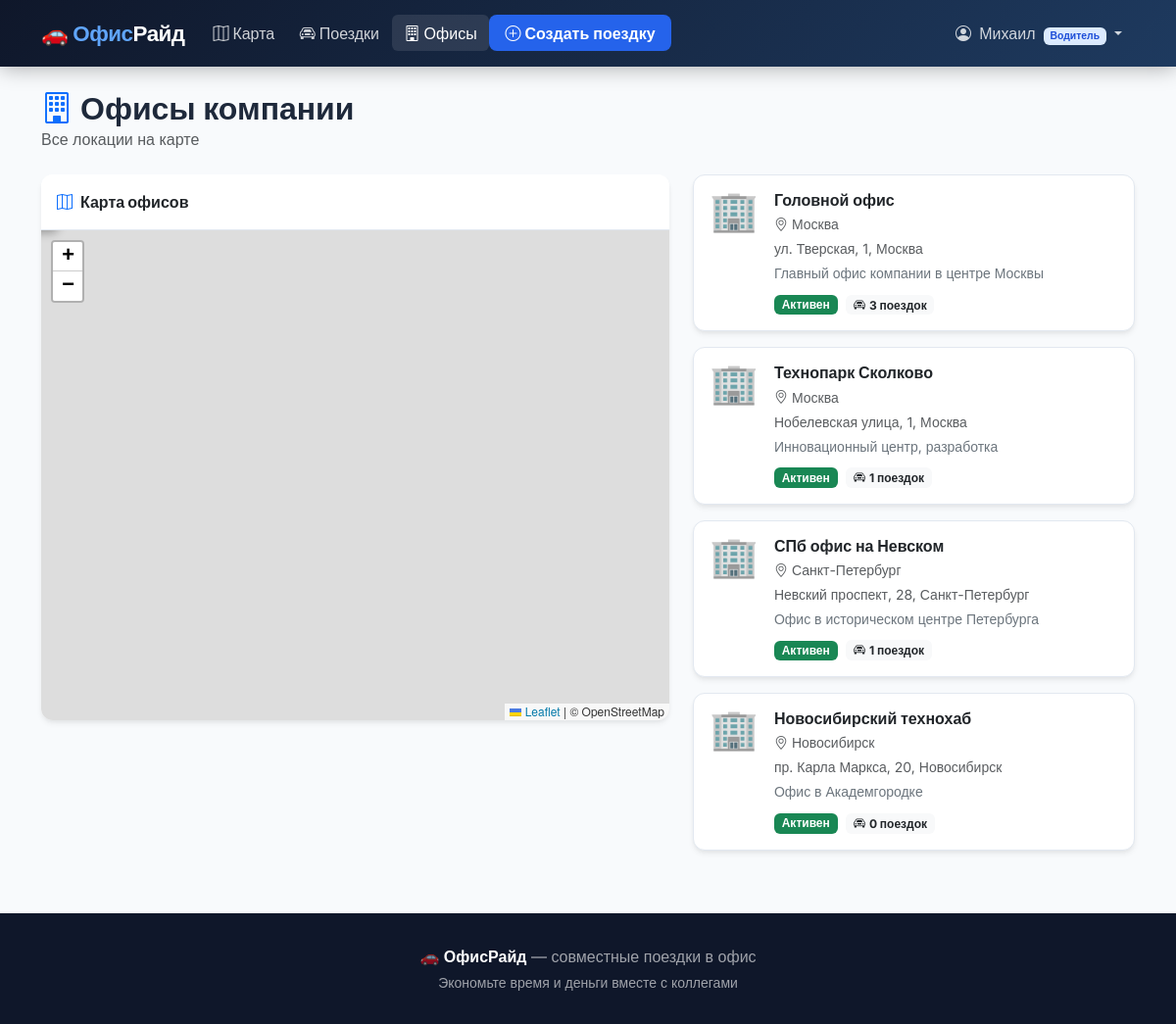
Screenshot of /offices/ (signed in) with the database file from the repository.
### rides/models.py (models this page shows, shortened)
class UserProfile(models.Model):
    ROLE_CHOICES = [
        ('admin', 'Администратор'),
        ('driver', 'Водитель'),
        ('passenger', 'Пассажир'),
    ]
    user = models.OneToOneField(User, on_delete=models.CASCADE, related_name='profile')
    role = models.CharField(max_length=20, choices=ROLE_CHOICES, default='passenger')
    phone = models.CharField(max_length=20, blank=True)
    avatar = models.ImageField(upload_to='avatars/', blank=True, null=True)
    home_address = models.CharField(max_length=255, blank=True)
    home_lat = models.FloatField(null=True, blank=True)
    home_lon = models.FloatField(null=True, blank=True)
    city = models.CharField(max_length=100, blank=True)
    car_model = models.CharField(max_length=100, blank=True)
    car_plate = models.CharField(max_length=20, blank=True)
    car_seats = models.IntegerField(default=4)
    rating = models.FloatField(default=5.0)
    total_rides = models.IntegerField(default=0)
    def is_driver(self):
        return self.role == 'driver'
    def is_admin(self):
        return self.role == 'admin' or self.user.is_staff

class Office(models.Model):
    name = models.CharField(max_length=200)
    address = models.CharField(max_length=500)
    city = models.CharField(max_length=100)
    lat = models.FloatField()
    lon = models.FloatField()
    description = models.TextField(blank=True)
    photo = models.ImageField(upload_to='offices/', blank=True, null=True)
    is_active = models.BooleanField(default=True)
    created_at = models.DateTimeField(auto_now_add=True)
    class Meta:
        ordering = ['city', 'name']

### rides/views.py (the view)
# urls.py: path('offices/', views.office_list, name='office_list'),
@login_required
def office_list(request):
    offices = Office.objects.all().annotate(
        rides_count=Count('rides')
    )
    return render(request, 'rides/office_list.html', {'offices': offices})

### templates/rides/office_list.html (shortened to what this page needs)
{% extends 'base.html' %}
{% block nav_offices %}active{% endblock %}
{% block content %}
<div class="container mt-4 mb-5">
    <div class="d-flex justify-content-between align-items-center mb-4">
        <div>
            <h2 class="fw-bold mb-0"><i class="bi bi-building text-primary me-2"></i>Офисы компании</h2>
            <p class="text-muted mb-0">Все локации на карте</p>
        </div>
    </div>
    <div class="row g-4">
        <div class="col-lg-7">
            <div class="card">
                <div class="card-header py-3">
                    <i class="bi bi-map text-primary me-2"></i><strong>Карта офисов</strong>
                </div>
                <div class="card-body p-0">
                    <div id="officesMap" style="height: 500px; border-radius: 0 0 12px 12px;"></div>
                </div>
            </div>
        </div>
        <div class="col-lg-5">
            {% if offices %}
                <div class="d-flex flex-column gap-3">
                    {% for office in offices %}
                    <div class="card office-card office-item" data-lat="{{ office.lat }}" data-lon="{{ office.lon }}" style="cursor:pointer">
                        <div class="card-body">
                            <div class="d-flex justify-content-between align-items-start">
                                <div class="d-flex gap-3 align-items-start flex-grow-1">
                                    <div style="font-size:2.5rem;line-height:1;flex-shrink:0">🏢</div>
                                    <div class="flex-grow-1">
                                        <h6 class="fw-bold mb-1">{{ office.name }}</h6>
                                        <div class="text-muted small mb-1">
                                            <i class="bi bi-geo-alt me-1"></i>{{ office.city }}
                                        </div>
                                        <div class="text-muted small mb-1">
                                            {{ office.address }}
                                        </div>
                                        {% if office.description %}
                                        <div class="small text-secondary">{{ office.description|truncatechars:80 }}</div>
                                        {% endif %}
                                        <div class="mt-2">
                                            <span class="badge {% if office.is_active %}bg-success{% else %}bg-secondary{% endif %}">
                                                {% if office.is_active %}Активен{% else %}Неактивен{% endif %}
                                            </span>
                                            <span class="badge bg-light text-dark ms-1">
                                                <i class="bi bi-car-front me-1"></i>{{ office.rides_count }} поездок
                                            </span>
                                        </div>
                                    </div>
                                </div>
                            </div>
                        </div>
                    </div>
                    {% endfor %}
                </div>
            {% endif %}
        </div>
    </div>
</div>
{% endblock %}

### templates/base.html (shortened to what this page needs)
<!DOCTYPE html>
<html lang="ru">
<head>
    <link href="https://cdn.jsdelivr.net/npm/bootstrap@5.3.2/dist/css/bootstrap.min.css" rel="stylesheet">
    <link rel="stylesheet" href="https://cdn.jsdelivr.net/npm/bootstrap-icons@1.11.3/font/bootstrap-icons.min.css">
    <link rel="stylesheet" href="https://unpkg.com/leaflet@1.9.4/dist/leaflet.css">
</head>
<body>
<nav class="navbar navbar-expand-lg navbar-custom sticky-top">
    <div class="container">
        <a class="navbar-brand" href="{% url 'index' %}">
            🚗 <span>Офис</span>Райд
        </a>
        <div class="collapse navbar-collapse" id="navbarNav">
            <ul class="navbar-nav me-auto">
                <li class="nav-item">
                    <a class="nav-link {% block nav_index %}{% endblock %}" href="{% url 'index' %}">
                        <i class="bi bi-map me-1"></i>Карта
                    </a>
                </li>
                <li class="nav-item">
                    <a class="nav-link {% block nav_rides %}{% endblock %}" href="{% url 'ride_list' %}">
                        <i class="bi bi-car-front me-1"></i>Поездки
                    </a>
                </li>
                <li class="nav-item">
                    <a class="nav-link {% block nav_offices %}{% endblock %}" href="{% url 'office_list' %}">
                        <i class="bi bi-building me-1"></i>Офисы
                    </a>
                </li>
                {% if user.is_authenticated %}
                    {% if user.profile.is_driver or user.profile.is_admin or user.is_staff %}
                    <li class="nav-item">
                        <a class="nav-link nav-btn" href="{% url 'ride_create' %}">
                            <i class="bi bi-plus-circle me-1"></i>Создать поездку
                        </a>
                    </li>
                    {% endif %}
                {% endif %}
            </ul>
            <ul class="navbar-nav">
                {% if user.is_authenticated %}
                    <li class="nav-item dropdown">
                        <a class="nav-link dropdown-toggle" href="#" data-bs-toggle="dropdown">
                            <i class="bi bi-person-circle me-1"></i>
                            {{ user.first_name|default:user.username }}
                            <span class="badge ms-1 {% if user.profile.role == 'driver' %}badge-role-driver{% elif user.profile.role == 'admin' %}badge-role-admin{% else %}badge-role-passenger{% endif %}" style="font-size:0.65rem">
                                {{ user.profile.get_role_display }}
                            </span>
                        </a>
                    </li>
                {% endif %}
            </ul>
        </div>
    </div>
</nav>
{% block content %}{% endblock %}
<footer>
    <div class="container text-center">
        <p class="mb-1">🚗 <strong style="color:white">ОфисРайд</strong> — совместные поездки в офис</p>
        <p class="mb-0 small">Экономьте время и деньги вместе с коллегами</p>
    </div>
</footer>
</body>
</html>

### templates/base.html (style rules this page uses)
:root { --primary: #2563eb; --primary-dark: #1d4ed8; --secondary: #64748b; --success: #10b981; --warning: #f59e0b; --danger: #ef4444; --dark: #0f172a; --light-bg: #f8fafc; --card-shadow: 0 4px 6px -1px rgba(0,0,0,.07), 0 2px 4px -1px rgba(0,0,0,.04); }
* { box-sizing: border-box; }
body { font-family: 'Inter', sans-serif; background: var(--light-bg); color: #1e293b; min-height: 100vh; }
.navbar-custom { background: linear-gradient(135deg, #0f172a 0%, #1e3a5f 100%); box-shadow: 0 2px 20px rgba(0,0,0,0.3); padding: 0.75rem 0; }
.navbar-brand { font-weight: 700; font-size: 1.4rem; color: #fff !important; letter-spacing: -0.5px; }
.navbar-brand span { color: #60a5fa; }
.nav-link { color: rgba(255,255,255,0.8) !important; font-weight: 500; transition: color 0.2s; padding: 0.4rem 0.8rem !important; border-radius: 6px; }
.nav-link:hover, .nav-link.active { color: #fff !important; background: rgba(255,255,255,0.1); }
.nav-btn { background: var(--primary); color: #fff !important; border-radius: 8px; padding: 0.4rem 1rem !important; font-weight: 600; }
.card { border: none; border-radius: 12px; box-shadow: var(--card-shadow); }
.card-header { background: #fff; border-bottom: 1px solid #e2e8f0; border-radius: 12px 12px 0 0 !important; font-weight: 600; }
.badge-role-driver { background: #dbeafe; color: #1d4ed8; }
footer { background: #0f172a; color: rgba(255,255,255,0.6); padding: 2rem 0; margin-top: 4rem; }
.office-card { border-radius: 12px; overflow: hidden; transition: transform 0.2s; border: 1px solid #e2e8f0; }

### rows the page displays
Office: name "Головной офис", city "Москва", address "ул. Тверская, 1, Москва", description "Главный офис компании в центре Москвы", is_active "Активен", rides_count "3"
Office: name "Технопарк Сколково", city "Москва", address "Нобелевская улица, 1, Москва", description "Инновационный центр, разработка", is_active "Активен", rides_count "1"
Office: name "СПб офис на Невском", city "Санкт-Петербург", address "Невский проспект, 28, Санкт-Петербург", description "Офис в историческом центре Петербурга", is_active "Активен", rides_count "1"
Office: name "Новосибирский технохаб", city "Новосибирск", address "пр. Карла Маркса, 20, Новосибирск", description "Офис в Академгородке", is_active "Активен", rides_count "0"

### other values shown
{{ user.first_name|default:user.username }} "Михаил"
{{ user.profile.get_role_display }} "Водитель"
